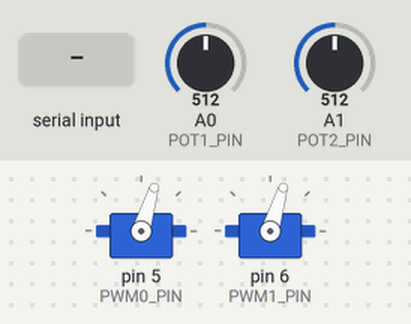
This sketch was run on a simulated Arduino Uno, built with avr-gcc and run on an emulated ATmega328P. Shown: 2 × servo. The inputs (shaded band) are chosen by the test bench; at power-on: A1 (POT2_PIN) = 512, A0 (POT1_PIN) = 512.

Above: at 1.2 s.
1.3 s: A1 (POT2_PIN) set to 508
At 2.3 s:
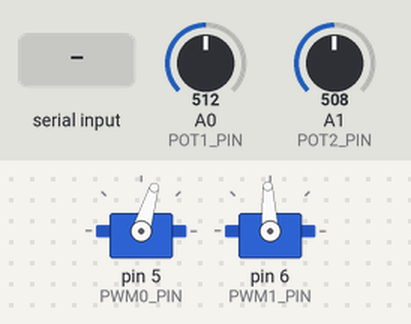
2.8 s: A0 (POT1_PIN) set to 122
At 3.4 s:
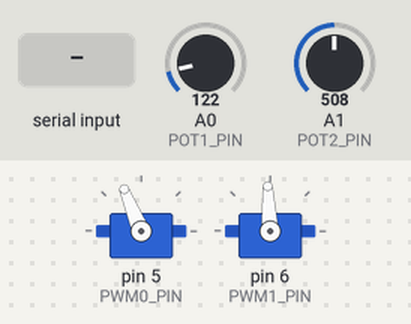
4.3 s: A1 (POT2_PIN) set to 306
At 5.5 s:
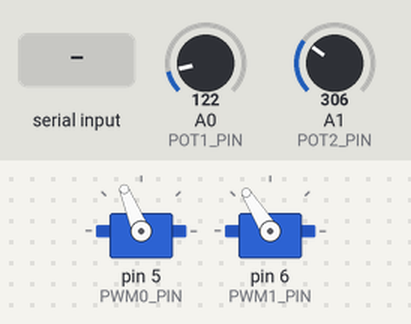
5.8 s: "v" received over Serial
At 7.6 s:
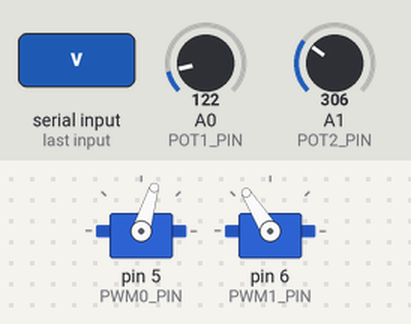
8.2 s: A0 (POT1_PIN) set to 0
At 8.7 s:
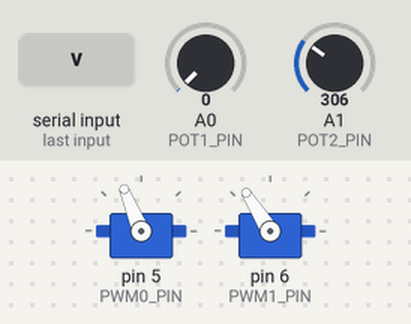
9.7 s: A1 (POT2_PIN) set to 511
At 11.0 s:
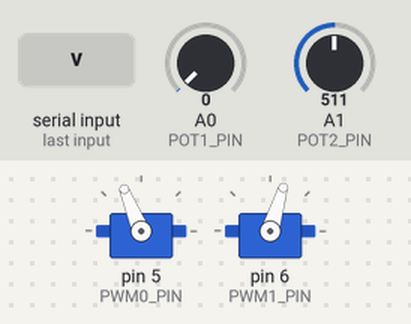
Timing chart, 0 to 12.2 s (numbered marks = the images above; inputs shaded):
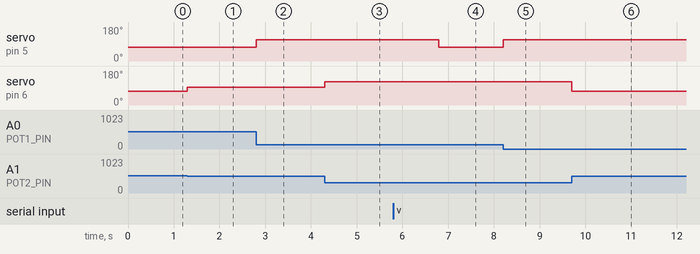

The sketch:

Telescope_Firmware_V3.ino
```cpp
// Title: Telescope Firmware V3
// Description: Final Firmware for Pan/Tilt Telescope System
// Usage: Upload to Arduino and send UART data
// Note: Arduino expects a character 'h' or 'v' depending on which motor to control followed by an int
// that indicates the desired degree rotation for the corresponding motor

#include <Arduino.h>
#include <Servo.h>

// Pin Definitions
#define POT1_PIN A0 // Telescope Arm Elevation Potentiometer Wiper Pin
#define POT2_PIN A1 // Telesceop Arm Azimuth Poteniometer Wiper Pin
#define PWM0_PIN 5  // Linear Actuator PWM
#define PWM1_PIN 6  // DC Motor PWM

// Mathematic Definitions
#define GEAR_RATIO 3 // Gear ratio from horizontal telescope arm gear to potentiometer gear
#define H_MIN_ANGLE 0 // 0.00 degrees min horizontal angle
#define V_MIN_ANGLE 0 // 0.00 degrees min vertical angle
#define H_MAX_ANGLE 36000 //360.00 degrees max horizontal angle
#define V_MAX_ANGLE 9000 // 90.00 degrees max vertical angle
#define H_POT_VAL_0 507 // Potentiometer value for 0 degree horizontal rotation
#define V_POT_VAL_0 45 // Potentiometer value for 0 degree vertical rotation
#define H_POT_ROT 103 // Change in horizontal potentiometer value for 1 rotation
#define H_POT_VAL_360 H_POT_VAL_0 + H_POT_ROT*GEAR_RATIO // Potentiometer value for 360 degree horizontal rotation
#define V_POT_VAL_90 425 // Potentiometer value for 90 degree vertical rotation
#define H_POT_TOL 1 // +/- Tolerance in horizontal potentiometer value (total horizontal error is twice this value)
#define V_POT_TOL 0 // +/- Tolerance in vertical potentiometer value (total vertical error is twice this value)
static float H_SLOPE = float(H_POT_VAL_360-H_POT_VAL_0)/float(H_MAX_ANGLE-H_MIN_ANGLE); // Slope for mapping horizontal degree to potentiometer value
static float H_OFFSET = H_POT_VAL_360-H_SLOPE*H_MAX_ANGLE; // Offset for mapping horizontal degree to potentiometer value
static float V_SLOPE = float(V_POT_VAL_90-V_POT_VAL_0)/float(V_MAX_ANGLE-V_MIN_ANGLE); // Slope for mapping vertical degree to potentiometer value
static float V_OFFSET = V_POT_VAL_90-V_SLOPE*V_MAX_ANGLE; // Offset for mapping horizontal degeree to potentiometer value

// Speed of the motors in repective directions can be adjusted by changing these values
// 1500 pulse width corresponds to no motor movement
#define LIN_MIN_PULSE 1300 // Min pulse width in microseconds for Lin Motor PWM (backwards)
#define LIN_MAX_PULSE 1700 // Max pulse width in microseconds for Lin Motor PWM (forwards)
#define DC_MIN_PULSE 1300 // Min pulse width in microseconds for DC Motor PWM (backwards)
#define DC_MAX_PULSE 1800 // Max pulse width in microseconds for DC Motor PWM (forwards)

// Initial Degree Values
static unsigned int INITIAL_V = 4500;
static unsigned int INITIAL_H = 0;

// Motor States
#define MOTOR_STOPPED 0
#define MOTOR_FORWARDS 1
#define MOTOR_BACKWARDS 2

// Servo object
Servo pwm0;
Servo pwm1;

// Potentiometer Position Variables
unsigned int v_pot1Val = 0; // Value of elevation potentiometer
unsigned int h_pot2Val = 0; // Value of azimuth potentiometer
long v_target = 0; // Target elevation potentiometer value
long h_target = 0; // Target azimuth potentiometer value
bool v_state = MOTOR_STOPPED; // Indicates state of the linear actuator DC motor
bool h_state = MOTOR_STOPPED; // Indicates state of the horizontal rotation DC motor

// UART Received Byte Array
byte incomingBytes[3];

// Update linear actuator function
void updateLin(unsigned int degree) {
  // Calculate new vertical target potentiometer position from desired degree rotation
  v_target = long(V_SLOPE*degree + V_OFFSET);
}

// Update DC Motor target position
void updateDC(unsigned int degree) {
  // Calculates new horizontal target potentiometer position from desired degree rotation
  h_target = long(H_SLOPE*degree + H_OFFSET);
}

void setup() {
  Serial.begin(115200);
  while (!Serial)
    ;

  // End of Debug Serial

  pwm0.attach(PWM0_PIN);
  pwm1.attach(PWM1_PIN);

  // Set PWM to default values
  pwm0.writeMicroseconds(1500);  // Linear Actuator PWM set to neutral
  pwm1.writeMicroseconds(1500);  // DC Motor PWM set to neutral

  // Initialize target values to 0 degrees
  updateLin(INITIAL_V);
  updateDC(INITIAL_H);
}

void loop() {
  // Update potentiometer values
  v_pot1Val = analogRead(POT1_PIN);
  h_pot2Val = analogRead(POT2_PIN);

  // Vertical Rotation Linear Actuator Control Loop
  if(abs(v_pot1Val - v_target) <= V_POT_TOL) {
    pwm0.writeMicroseconds(1500); // Stop Linear Actuator motor
    v_state = MOTOR_STOPPED;
  }
  else if(v_pot1Val - v_target > 0) {
    pwm0.writeMicroseconds(LIN_MIN_PULSE); // Move motor backwards
    v_state = MOTOR_BACKWARDS;
  }
  else if (v_pot1Val - v_target < 0) {
    pwm0.writeMicroseconds(LIN_MAX_PULSE); // Move motor forwards
    v_state = MOTOR_FORWARDS;
  }

  // Horizontal Rotation DC Motor Control Loop
  if(abs(h_pot2Val - h_target) <= H_POT_TOL) {
    pwm1.writeMicroseconds(1500); // Stop DC motor
    h_state = MOTOR_STOPPED;
  }
  else if(h_pot2Val - h_target > 0) {
    pwm1.writeMicroseconds(DC_MIN_PULSE); // Move motor backwards
    h_state = MOTOR_BACKWARDS;
  }
  else if (h_pot2Val - h_target < 0) {
    pwm1.writeMicroseconds(DC_MAX_PULSE); // Move motor forwards
    h_state = MOTOR_FORWARDS;
  }

  // Read from UART
  if (Serial.available() > 0) {
    Serial.readBytes(incomingBytes, 3);
    char angle_dir = incomingBytes[0];
    unsigned int uart_num = (incomingBytes[1] << 8) | (incomingBytes[2]);
    if(angle_dir == 'v'){
      updateLin(uart_num);
    }
    if(angle_dir == 'h'){
      updateDC(uart_num);
    }
  }
}
```

Measured:
- the behaviour switches between 509 and 508 on A1 (POT2_PIN) (found by bisection; images 0 and 1)
- after the input at 1.3 s, servo on pin 6 (PWM1_PIN): 73° → 93° at once
- after the input at 2.8 s, servo on pin 5 (PWM0_PIN): 73° → 112° at once
- after the input at 4.3 s, servo on pin 6 (PWM1_PIN): 93° → 122° at once
- after the input at 5.8 s, servo on pin 5 (PWM0_PIN): 112° → 73° after 1.0 s
- after the input at 8.2 s, servo on pin 5 (PWM0_PIN): 73° → 112° at once
- after the input at 9.7 s, servo on pin 6 (PWM1_PIN): 122° → 73° at once
